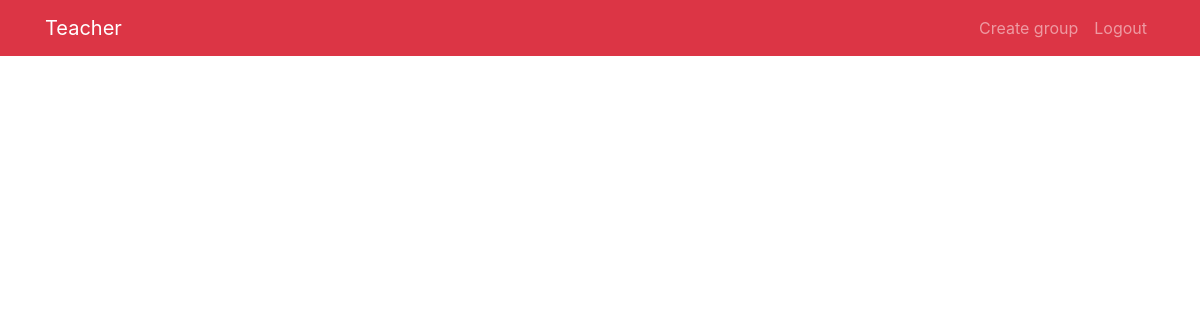
/teacher/viewpractical/1/ (signed in), run on an earlier commit of the app's database.
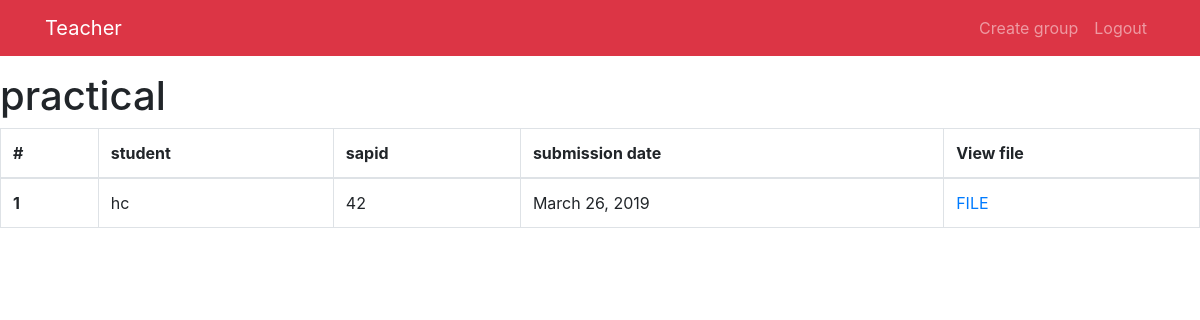
And on a later commit of the database.
### student/models.py (models this page shows, shortened)
class student_practical(models.Model):
    student=models.ForeignKey(students,on_delete=models.CASCADE)
    group = models.ForeignKey(group, on_delete=models.CASCADE)
    practical=models.ForeignKey(practical,on_delete=models.CASCADE)
    submission=models.DateField(auto_now=True)
    file = models.FileField(upload_to="practical",blank=False,null=False)

### home/models.py (models this page shows, shortened)
class students(models.Model):
    user=models.OneToOneField(User,on_delete=models.CASCADE)
    sapid=models.PositiveIntegerField(blank=False)
    year=models.CharField(blank=False, max_length=20,choices=year_choices)
    div=models.CharField(max_length=20,choices=div_choices)
    batch=models.CharField(blank=False, max_length=20,choices=batch_choices)
    dept=models.CharField(choices=dept_choices, max_length=20)

### teachers/views.py (the view)
# urls.py: path('viewpractical/<int:assignpk>/', views.viewpractical, name='viewpractical'),
@login_required
def viewpractical(request,assignpk):
    try :
        practical_list=student_practical.objects.filter(practical=assignpk)
    except :
        practical_list=None
    context={
        'practical_list':practical_list
    }
    return render(request,"view_practical.html",context)

### templates/view_practical.html
{% extends "teacher_home.html" %}
{% block body %}
{% if practical_list %}
<h1>practical</h1>
<table class="table table-bordered">
  <thead>
    <tr>
      <th scope="col">#</th>
      <th scope="col">student</th>
      <th scope="col">sapid</th>
      <th scope="col">submission date</th>
      <th scope='col'>View file</th>
    </tr>
  </thead>
  <tbody>
  {% for practical in practical_list %}
    <tr>
      <th scope="row">{{forloop.counter}}</th>
      <td>{{practical.student.user}}</td>
      <td>{{practical.student.sapid}}</td>
      <td>{{practical.submission}}</td>
      <td><a href="{% url 'teacher:teacher_view_all' pk=practical.pk type='practical' %}">FILE</a> </td>
    </tr>
    {%endfor %}
  </tbody>
</table>
{% endif %}
{% endblock %}

What changed in the data, as far as the page shows it:
added student_practical: student.user "hc", student.sapid "42", submission "March 26, 2019"
Also different on the page:
text now shown: "practical # student sapid submission date View file"
